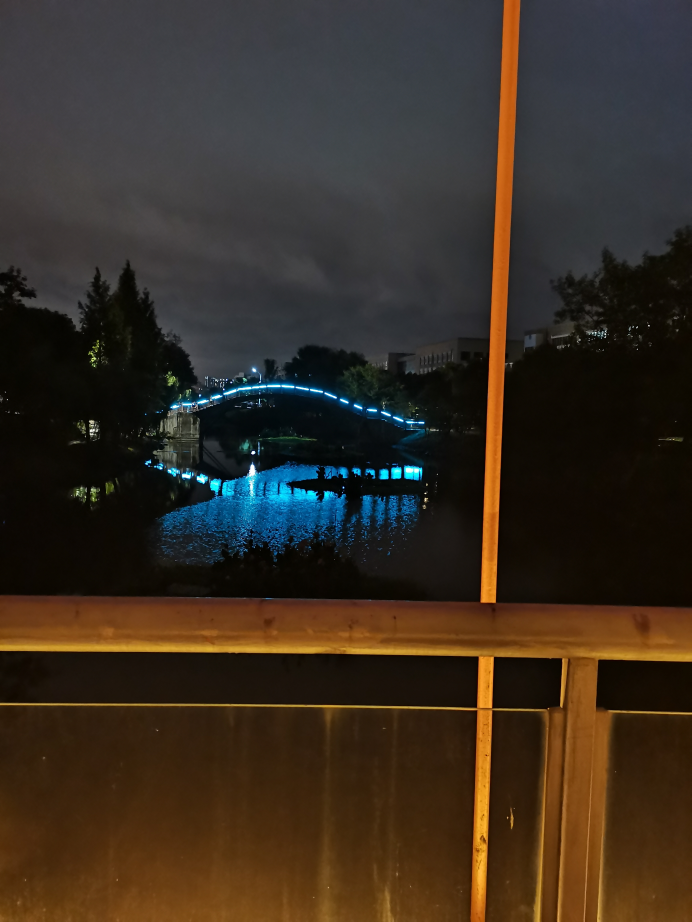
#> input picture img/IMG_20201016_212915.jpg, 3456 x 4608 px, given in place of the camera (shown at 1/5 size)
$ python color_track.py
#> lines starting #> are read from the running program, lines starting #| are printed output that depends on the picture; after the words box and inside, x2 and y2 are one past the last pixel; in counts of white or black regions, pixels touching at a corner belong together
import cv2
import numpy as np

# 颜色阈值列表
color_list = {
    "blue": {"Lower": np.array([0, 60, 60]), "Upper": np.array([30, 255, 255])},
    "red": {"Lower": np.array([110, 80, 46]), "Upper": np.array([134, 255, 255])},
    "green": {"Lower": np.array([35, 50, 35]), "Upper": np.array([60, 255, 255])},
    "white": {"Lower": np.array([0, 0, 145]), "Upper": np.array([100, 100, 255])},
}

cap = cv2.VideoCapture(0)
cv2.namedWindow("camera", cv2.WINDOW_AUTOSIZE)
while cap.isOpened():  # 判断摄像头是否打开
    ret, frame = cap.read()
#> frame is the input picture: shape (4608, 3456, 3); mean B, G, R 34.7, 45.7, 56.2
    if ret:
        if frame is not None:
            gs_frame = cv2.GaussianBlur(frame, (5, 5), 0)  # 高斯模糊
            hsv = cv2.cvtColor(gs_frame, cv2.COLOR_RGB2HSV)  # 转化为HSV图像
#> hsv: shape (4608, 3456, 3); mean H, S, V 77.5, 131, 62
            erode_hsv = cv2.erode(hsv, None, iterations=2)  # 腐蚀，粗的变细
#> erode_hsv: shape (4608, 3456, 3); mean H, S, V 71.7, 123.6, 59.6
            # 对图像进行二值化处理
            inRange_hsv1 = cv2.inRange(
                erode_hsv.copy(),
                color_list["red"]["Lower"],
                color_list["red"]["Upper"],
            )
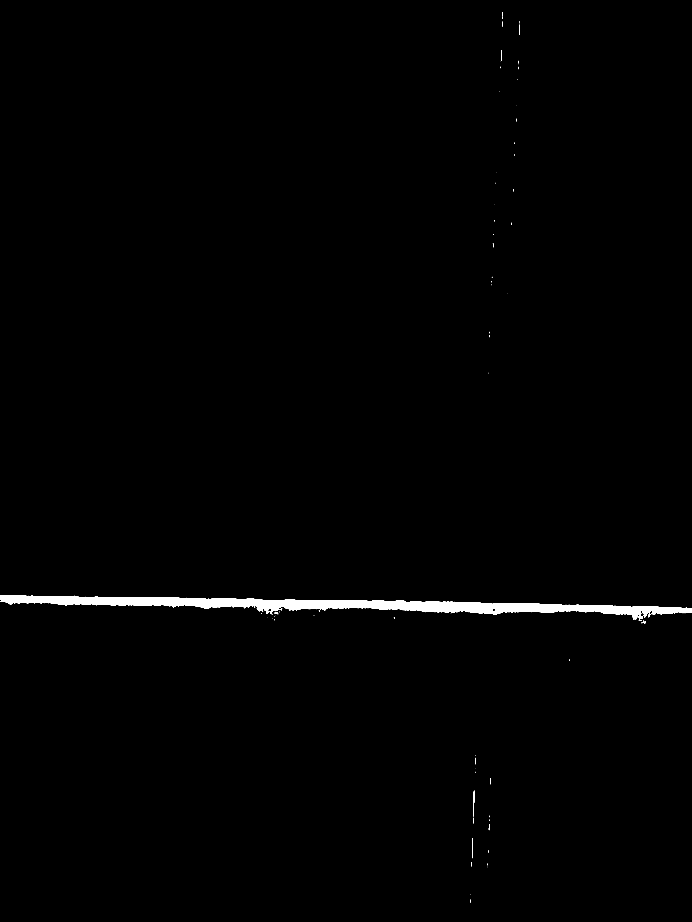
#> inRange_hsv1: shape (4608, 3456) (shown at 1/5 size); 0.89% white; 70 white regions (53 under 20 px), largest, box (x1, y1, x2, y2) and area: (0, 2978, 3456, 3104) 139640, (2366, 3953, 2372, 4084) 314, (2360, 4192, 2364, 4291) 188
            # 腐蚀操作
            inRange_hsv1 = cv2.erode(inRange_hsv1, None, iterations=2)
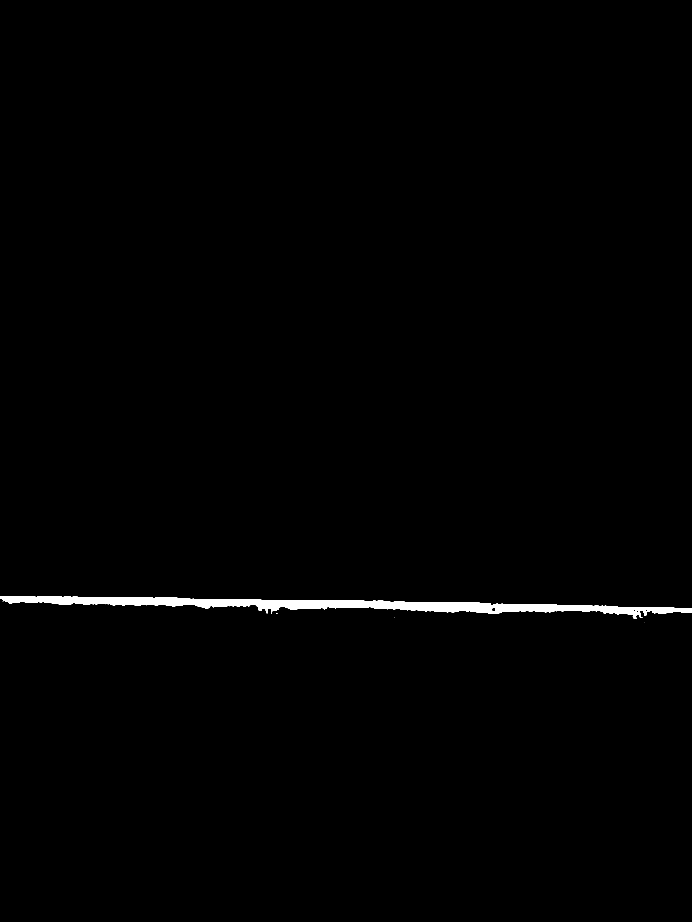
#> inRange_hsv1: shape (4608, 3456) (shown at 1/5 size); 0.76% white; 4 white regions (3 under 20 px), largest, box (x1, y1, x2, y2) and area: (0, 2980, 3456, 3093) 121780
            # 膨胀操作，先腐蚀后膨胀以滤除噪声
            inRange_hsv1 = cv2.dilate(inRange_hsv1, None, iterations=2)
#> inRange_hsv1: shape (4608, 3456); 0.87% white; 4 white regions
            cnts1 = cv2.findContours(
                inRange_hsv1.copy(), cv2.RETR_EXTERNAL, cv2.CHAIN_APPROX_SIMPLE
            )[-2]
#> cnts1 = 4 contours, 1 with area under 20; largest, box (x1, y1, x2, y2) and area: (0, 2978, 3456, 3095) 135119, (1378, 3064, 1390, 3070) 48, (1970, 3085, 1975, 3091) 20
            # cv2.imshow("mask", inRange_hsv1)
            if len(cnts1) > 0:
                # 找到面积最大的轮廓
                c = max(cnts1, key=cv2.contourArea)
#> c = contour of 1600 points, box (x1, y1, x2, y2) (0, 2978, 3456, 3095), area 135119
                # 使用最小外接圆圈出面积最大的轮廓
                ((x, y), radius) = cv2.minEnclosingCircle(c)
#> x = 1727.5; y = 3020.5; radius = 1728
                # 计算轮廓的矩
                M = cv2.moments(c)
#> M = moments, m00 135119, centre m10/m00, m01/m00 = (1714.7, 3024.3)
                # 计算轮廓的重心
                center = (int(M["m10"] / M["m00"]), int(M["m01"] / M["m00"]))
#> center = (1714, 3024)
                perimeter = cv2.arcLength(c, True)  # 计算轮廓周长
#> perimeter = 7838.3
                approx = cv2.approxPolyDP(c, 0.02 * perimeter, True)  # 获取轮廓角点坐标
#> approx = [[0, 2978], [3455, 3063]]
                CornerNum = len(approx)  # 轮廓角点的数量
#> CornerNum = 2
                # 只处理尺寸最大的轮廓
                if radius > 20 and y > 150 and y < 310:
                    # 画出最小外接圆
                    cv2.circle(
                        frame, (int(x), int(y)), int(radius), (0, 255, 255), 2
                    )
                    # 画出重心
                    cv2.circle(frame, center, 5, (0, 0, 255), -1)
                    print("中心坐标：", x, y)
            cv2.imshow("camera", frame)
            if cv2.waitKey(1) & 0xFF == 27:
#> (key Esc is pressed here)
                break
cap.release()
cv2.destroyAllWindows()
